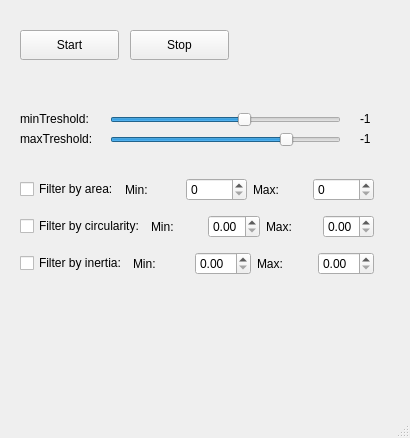
<?xml version="1.0" encoding="UTF-8"?>
<ui version="4.0">
 <class>MainWindow</class>
 <widget class="QMainWindow" name="MainWindow">
  <property name="geometry">
   <rect>
    <x>0</x>
    <y>0</y>
    <width>410</width>
    <height>438</height>
   </rect>
  </property>
  <property name="windowTitle">
   <string>MainWindow</string>
  </property>
  <widget class="QWidget" name="centralwidget">
   <widget class="QPushButton" name="pushButtonStart">
    <property name="geometry">
     <rect>
      <x>20</x>
      <y>30</y>
      <width>99</width>
      <height>30</height>
     </rect>
    </property>
    <property name="text">
     <string>Start</string>
    </property>
   </widget>
   <widget class="QPushButton" name="pushButtonStop">
    <property name="geometry">
     <rect>
      <x>130</x>
      <y>30</y>
      <width>99</width>
      <height>30</height>
     </rect>
    </property>
    <property name="text">
     <string>Stop</string>
    </property>
   </widget>
   <widget class="QLabel" name="labelmaxThresholdValue">
    <property name="geometry">
     <rect>
      <x>360</x>
      <y>130</y>
      <width>111</width>
      <height>18</height>
     </rect>
    </property>
    <property name="text">
     <string>-1</string>
    </property>
   </widget>
   <widget class="QLabel" name="labelMinThreshold">
    <property name="geometry">
     <rect>
      <x>20</x>
      <y>110</y>
      <width>111</width>
      <height>18</height>
     </rect>
    </property>
    <property name="text">
     <string>minTreshold:</string>
    </property>
   </widget>
   <widget class="QLabel" name="labelmaxTreshold">
    <property name="geometry">
     <rect>
      <x>20</x>
      <y>130</y>
      <width>111</width>
      <height>18</height>
     </rect>
    </property>
    <property name="text">
     <string>maxTreshold:</string>
    </property>
   </widget>
   <widget class="QSlider" name="horizontalSlidermaxTreshold">
    <property name="geometry">
     <rect>
      <x>110</x>
      <y>130</y>
      <width>231</width>
      <height>20</height>
     </rect>
    </property>
    <property name="minimum">
     <number>1</number>
    </property>
    <property name="maximum">
     <number>255</number>
    </property>
    <property name="value">
     <number>200</number>
    </property>
    <property name="orientation">
     <enum>Qt::Horizontal</enum>
    </property>
   </widget>
   <widget class="QLabel" name="labelMinThresholdValue">
    <property name="geometry">
     <rect>
      <x>360</x>
      <y>110</y>
      <width>111</width>
      <height>18</height>
     </rect>
    </property>
    <property name="text">
     <string>-1</string>
    </property>
   </widget>
   <widget class="QSlider" name="horizontalSliderminTreshold">
    <property name="geometry">
     <rect>
      <x>110</x>
      <y>110</y>
      <width>231</width>
      <height>20</height>
     </rect>
    </property>
    <property name="minimum">
     <number>1</number>
    </property>
    <property name="maximum">
     <number>255</number>
    </property>
    <property name="value">
     <number>150</number>
    </property>
    <property name="orientation">
     <enum>Qt::Horizontal</enum>
    </property>
   </widget>
   <widget class="QWidget" name="">
    <property name="geometry">
     <rect>
      <x>20</x>
      <y>170</y>
      <width>354</width>
      <height>116</height>
     </rect>
    </property>
    <layout class="QVBoxLayout" name="verticalLayout">
     <item>
      <layout class="QHBoxLayout" name="horizontalLayout">
       <item>
        <widget class="QCheckBox" name="checkBoxFilterByArea">
         <property name="text">
          <string>Filter by area:</string>
         </property>
        </widget>
       </item>
       <item>
        <widget class="QLabel" name="labelFilterByAreaMin">
         <property name="text">
          <string>Min:</string>
         </property>
        </widget>
       </item>
       <item>
        <widget class="QSpinBox" name="spinBoxAreaMin">
         <property name="maximum">
          <number>65535</number>
         </property>
        </widget>
       </item>
       <item>
        <widget class="QLabel" name="labelFilterByAreaMax">
         <property name="text">
          <string>Max:</string>
         </property>
        </widget>
       </item>
       <item>
        <widget class="QSpinBox" name="spinBoxAreaMax">
         <property name="maximum">
          <number>65535</number>
         </property>
        </widget>
       </item>
      </layout>
     </item>
     <item>
      <layout class="QHBoxLayout" name="horizontalLayout_2">
       <item>
        <widget class="QCheckBox" name="checkBoxFilterByCircularity">
         <property name="text">
          <string>Filter by circularity:</string>
         </property>
        </widget>
       </item>
       <item>
        <widget class="QLabel" name="labelFilterByCircularityMin">
         <property name="text">
          <string>Min:</string>
         </property>
        </widget>
       </item>
       <item>
        <widget class="QDoubleSpinBox" name="doubleSpinBoxCircularityMin">
         <property name="maximum">
          <double>1.000000000000000</double>
         </property>
         <property name="singleStep">
          <double>0.010000000000000</double>
         </property>
        </widget>
       </item>
       <item>
        <widget class="QLabel" name="labelFilterByCircularityMax">
         <property name="text">
          <string>Max:</string>
         </property>
        </widget>
       </item>
       <item>
        <widget class="QDoubleSpinBox" name="doubleSpinBoxCircularityMax">
         <property name="maximum">
          <double>1.000000000000000</double>
         </property>
         <property name="singleStep">
          <double>0.010000000000000</double>
         </property>
        </widget>
       </item>
      </layout>
     </item>
     <item>
      <layout class="QHBoxLayout" name="horizontalLayout_3">
       <item>
        <widget class="QCheckBox" name="checkBoxFilterByInertia">
         <property name="text">
          <string>Filter by inertia:</string>
         </property>
        </widget>
       </item>
       <item>
        <widget class="QLabel" name="labelFilterByInertiaMin">
         <property name="text">
          <string>Min:</string>
         </property>
        </widget>
       </item>
       <item>
        <widget class="QDoubleSpinBox" name="doubleSpinBoxInertiaMin">
         <property name="maximum">
          <double>1.000000000000000</double>
         </property>
         <property name="singleStep">
          <double>0.010000000000000</double>
         </property>
        </widget>
       </item>
       <item>
        <widget class="QLabel" name="labelFilterByInertiaMax">
         <property name="text">
          <string>Max:</string>
         </property>
        </widget>
       </item>
       <item>
        <widget class="QDoubleSpinBox" name="doubleSpinBoxInertiaMax">
         <property name="maximum">
          <double>1.000000000000000</double>
         </property>
         <property name="singleStep">
          <double>0.010000000000000</double>
         </property>
        </widget>
       </item>
      </layout>
     </item>
    </layout>
   </widget>
  </widget>
  <widget class="QMenuBar" name="menubar">
   <property name="geometry">
    <rect>
     <x>0</x>
     <y>0</y>
     <width>410</width>
     <height>30</height>
    </rect>
   </property>
  </widget>
  <widget class="QStatusBar" name="statusbar"/>
 </widget>
 <resources/>
 <connections/>
</ui>
